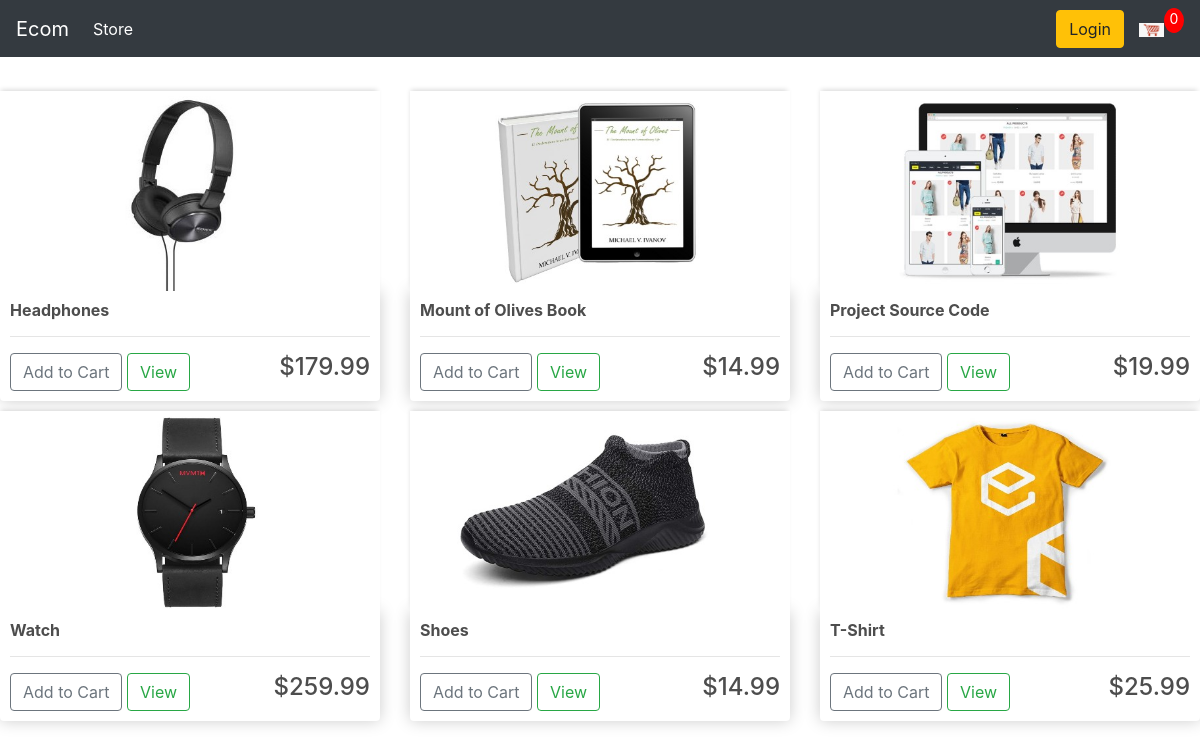
The page / on the database its author committed.
### store/models.py (models this page shows, shortened)
class Product(models.Model):
    name = models.CharField(max_length=100)
    price = models.FloatField()
    digital = models.BooleanField(default=False, null=True, blank=True)
    image = models.ImageField(null=True, blank=True)
    @property
    def imageURL(self):
        try:
            url = self.image.url
        except:
            url = ''
        return url

### store/views.py (the view)
# urls.py: path('',views.Store.as_view(), name='store'),
class Store(View):
    def get(self, request, *args, **kwargs):
        products = Product.objects.all()
        context = {'products':products}
        return render(request, 'store/store.html', context)

### store/templates/store/store.html
{% extends 'store/main.html' %}
{% load static %}
{% block body_block %}
    <div class="row">
        {% for product in products %}
            <div class="col-lg-4">
              <img class="thumbnail" src="{{product.imageURL}}">
              <div class="box-element product">
                <h6><strong>{{product.name}}</strong></h6>
                <hr>
                <button data-product={{product.id}} data-action="add" class="btn btn-outline-secondary add-btn update-cart">Add to Cart</button>
      				<a class="btn btn-outline-success" href="#">View</a>
      				<h4 style="display: inline-block; float: right">${{product.price|floatformat:2}}</h4>
      			</div>
            </div>
      {% endfor %}
    </div>
{% endblock %}

### store/static/css/main.css (style rules this page uses)
body { background-color: hsl(0, 0%, 98%); }
h1,h2,h3,h4,h5,h6 { color:hsl(0, 0%, 30%); }
.box-element { box-shadow:hsl(0, 0%, 80%) 0 0 16px; background-color: #fff; border-radius: 4px; padding: 10px; }
.thumbnail { width: 100%; height: 200px; -webkit-box-shadow: -1px -3px 5px -2px rgba(214,214,214,1); -moz-box-shadow: -1px -3px 5px -2px rgba(214,214,214,1); box-shadow: -1px -3px 5px -2px rgba(214,214,214,1); }
.product { border-radius: 0 0 4px 4px; }
.col-lg-4, .col-lg-6, .col-lg-8, .col-lg-12 { margin-top: 10px; }
.btn { border-radius: 0; }

### rows shown on the page
Product: imageURL (picture), name "Headphones", price "179.99"
Product: imageURL (picture), name "Mount of Olives Book", price "14.99"
Product: imageURL (picture), name "Project Source Code", price "19.99"
Product: imageURL (picture), name "Watch", price "259.99"
Product: imageURL (picture), name "Shoes", price "14.99"
Product: imageURL (picture), name "T-Shirt", price "25.99"
